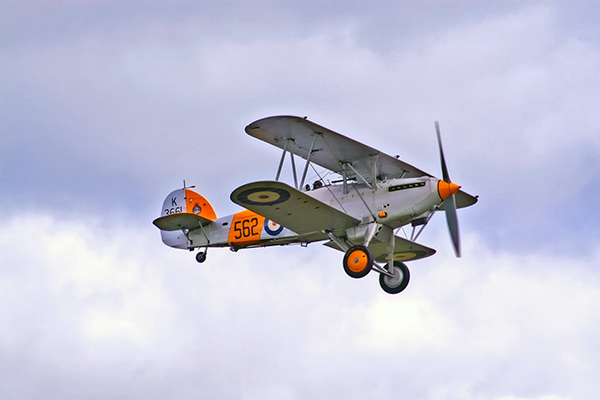
#> input picture pratice1/images/airplane.bmp, 600 x 400 px, found by its file name
$ python '마스크 연산2.py'
#> lines starting #> are read from the running program, lines starting #| are printed output that depends on the picture; after the words box and inside, x2 and y2 are one past the last pixel; in counts of white or black regions, pixels touching at a corner belong together
import cv2
import numpy as np


src = cv2.imread('images/airplane.bmp', cv2.IMREAD_COLOR)
#> src is the input picture: shape (400, 600, 3); mean B, G, R 217.1, 197.6, 196.8
mask = np.zeros_like(src)
dst = cv2.imread('images/field.bmp', cv2.IMREAD_COLOR)
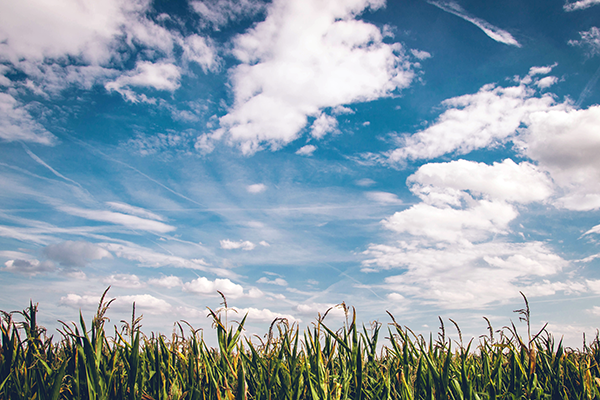
#> input picture pratice1/images/field.bmp, 600 x 400 px, found by its file name
#> dst is the input picture: shape (400, 600, 3); mean B, G, R 173.2, 160.3, 141.8
# h, w = image.shape[:2]
# mask = np.zeros((h ,w), cv2.unit8)

cv2.circle(mask, (380, 210), 100, (255,255,255), -1)
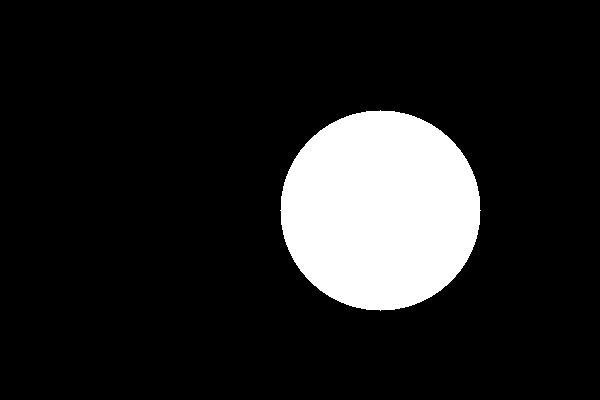
#> mask: shape (400, 600, 3); 13.1% white; 1 white region, box (x1, y1, x2, y2) and area: (280, 110, 481, 311) 31417
masked = cv2.bitwise_and(src, mask)
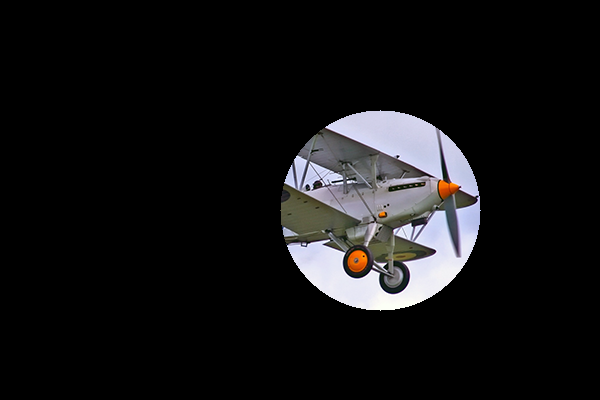
#> masked: shape (400, 600, 3); mean B, G, R 20.8, 19.9, 20.2

cv2.copyTo(src, mask, dst)
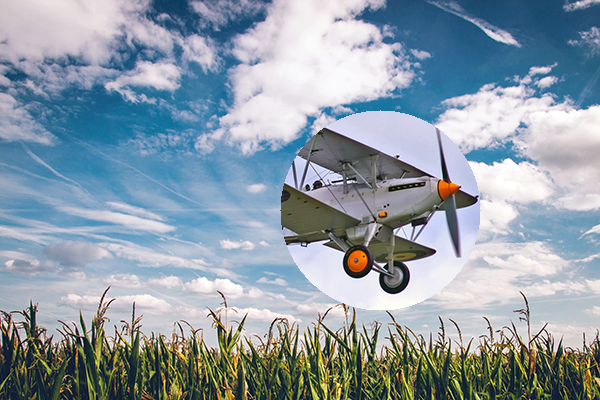
#> dst: shape (400, 600, 3); 13.09% of pixels changed, all inside (x1, y1, x2, y2) = (280, 110, 481, 311)
cv2.imshow('img',masked)
cv2.waitKey()
cv2.destroyAllWindows()
